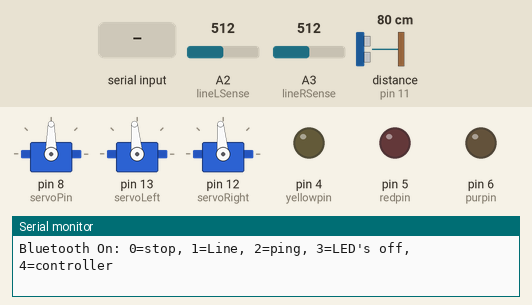
The sketch below on a simulated Arduino Uno, built with avr-gcc and run on an emulated ATmega328P. Parts: 3 × servo, output pins drawn as LEDs (lit = HIGH), the last lines printed to the serial monitor. The inputs (shaded band) are chosen by the test bench; at power-on: distance to the obstacle (sensor on pin 11) 80 cm, A2 (lineLSense) = 512, A3 (lineRSense) = 512. The echo pulse lasts 58.3 µs per cm.

Above: at 1.4 s.
1.5 s: "0\n" received over Serial
At 2.1 s:
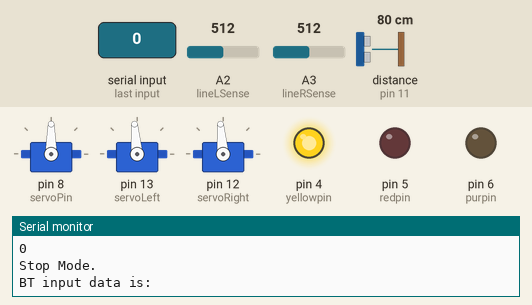
3.0 s: byte 49 ('1') received over Serial
At 4.2 s:
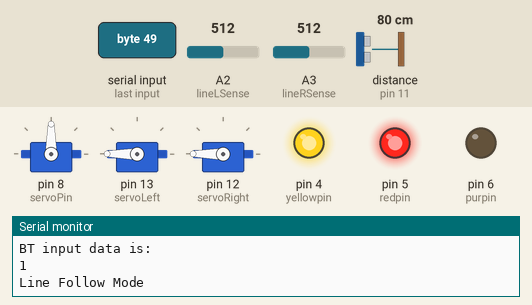
4.5 s: byte 50 ('2') received over Serial
At 4.8 s:
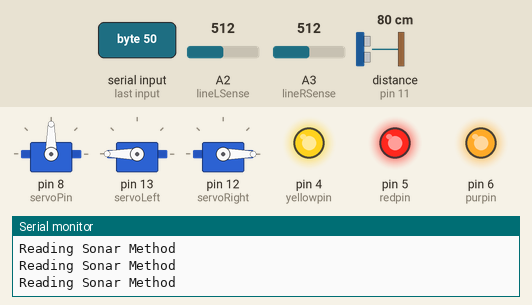
6.0 s: distance to the obstacle (sensor on pin 11) set to 17 cm
9.0 s: distance to the obstacle (sensor on pin 11) set to 14 cm
At 10.3 s:
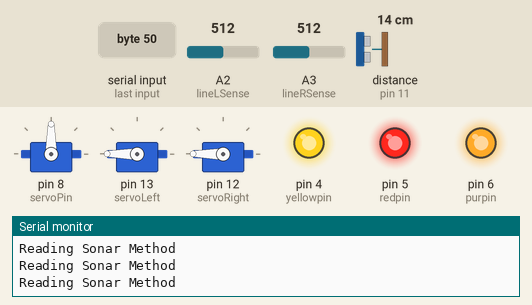
12.0 s: byte 51 ('3') received over Serial
At 12.5 s:
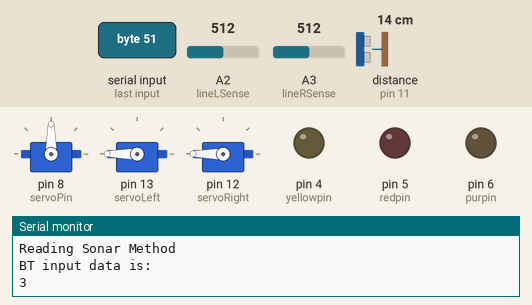
Timing chart, 0 to 14.5 s (numbered marks = the images above; inputs shaded):
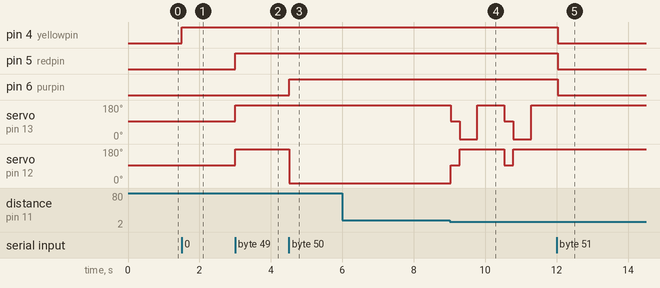

Measured:
- the behaviour switches between 16 and 15 cm on distance to the obstacle (sensor on pin 11) (found by bisection; images 3 and 4)
- after the input at 1.5 s, pin 4 (yellowpin): LOW → HIGH at once
- after the input at 3.0 s, pin 5 (redpin): LOW → HIGH at once; servo on pin 13 (servoLeft), servo on pin 12 (servoRight): 95° → 180° at once
- after the input at 4.5 s, pin 6 (purpin): LOW → HIGH at once; servo on pin 12 (servoRight): 180° → 0° at once
- after the input at 9.0 s, servo on pin 13 (servoLeft): 180° → 95° at once, → 0° 0.25 s later, → 180° 0.50 s later, → 95° 0.75 s later, … (6 changes in this stretch); servo on pin 12 (servoRight): alternates 180° for 1.3 s and 95° for 0.25 s, starting at once
- after the input at 12.0 s, pin 4 (yellowpin), pin 5 (redpin), pin 6 (purpin): HIGH → LOW at once; servo on pin 13 (servoLeft), servo on pin 12 (servoRight): stops changing and stays 180°

The sketch:

Bluetooth-roam-line-control-hardwareserial.ino
```cpp
// This program shown how to control arduino from PC Via Bluetooth
#include <Servo.h>

//bluetooth crap
int yellowpin=4; // Yellow LED
int redpin=5; // RED LED
int purpin=6; // purple LED
int BluetoothData; // the data given from Computer
int btConst=0; // used to keep the last read value in the switch
int mode;

//servo crap
Servo servoLeft;            // Define left servo
Servo servoRight;           // Define right servo

//LineFollow crap
const int lineLSense = A2;
const int lineRSense = A3;
static int irReflectL = 0;
static int irReflectR = 0;
static int thresh = 650;

//Ultrasonic crap
const int pingPin = 11;   // Ping connected to D11
unsigned int duration, inches, cm;

Servo myServo;
const int delayTime = 2000;
const int servoPin = 8;


void setup() {
// bluetooth
  Serial.begin(9600);
  delay(250);
  Serial.println("Bluetooth On: 0=stop, 1=Line, 2=ping, 3=LED's off, 4=controller");
  pinMode(yellowpin,OUTPUT);
  pinMode(redpin,OUTPUT);
  pinMode(purpin,OUTPUT);
//servos
  myServo.attach(servoPin);
  servoLeft.attach(13);
  servoRight.attach(12);
  servoLeft.write(95);
  servoRight.write(95);

}

#define STRAIGHT 0
#define LEFT 1
#define RIGHT 2

void loop() {
  /*
  if (new BT data)
  {
    swith (bt data)
    {
      0: mode=stop;
      1: mode=line;
      2: mode=sonar;
      default: do nothing
    }
  }
    switch (mode)
    {
      case line:
        followline()

        stop();
    }
 */


  // put your main code here, to run repeatedly:
   if (Serial.available()) {

      BluetoothData=Serial.read();
      Serial.println("BT input data is: ");
//      Serial.println(BluetoothData); //chr ();
      Serial.write(BluetoothData);
      Serial.print("\n");
   //
    switch (BluetoothData) {
      case '0':
        mode=0;
        blinkStop();
        Serial.println("Stop Mode.");
      break;
      case '1':
        mode=1;
        blinkLine();
        Serial.println("Line Follow Mode");
      break;
      case '2':
        mode=2;
        blinkPing();
        Serial.println("Ping Mode");
      break;
      case '3':
        alloff();
        mode=3;
      break;
      case '4':
        alloff();
        mode=4;
      break;
      default:
        //nothing
      break;
    }
}
//          Serial.println("Mode: ");
  //        Serial.println(mode);
    //      delay(750);
    switch (mode) {
      case 0:
          stopRobot();
        break;
      case 1:
          lineFollow();
        break;
      case 2:
          line_forward();
        if(sonarRead() < 6 && sonarRead() > 0) {       // Object ~5" or closer
          stopRobot();              // Stop, reverse, and turn
            delay(250);
          reverse();
            delay(500);
          line_spinRight();
            delay(750);
        }
        break;
      case 4:
       if (Serial.available()) {
        // read the oldest byte in the serial buffer:
        int incomingByte = Serial.read();

        // action depending on the instruction
        // as well as sending a confirmation back to the app
        switch (incomingByte) {
          case 'F':
            line_forward();
            Serial.println("Going forward");
            break;
          case 'R':
            line_slipRight();
            Serial.println("Turning right");
            break;
          case 'L':
            line_slipLeft();
            Serial.println("Turning left");
            break;
          case 'B':
            reverse();
            Serial.println("Going backwards");
            break;
          case 'S':
            stopRobot();
            Serial.println("Stopping");
            break;
        default:
        // if nothing matches, do nothing
        break;
    }
  }
        break;
      default:
        //nothing
        break;
    }
}

// Read Ping ultrasonic sensor
int sonarRead () {
  Serial.println("Reading Sonar Method");
  pinMode(pingPin, OUTPUT);          // Set pin to OUTPUT
  digitalWrite(pingPin, LOW);        // Ensure pin is low
  delayMicroseconds(2);
  digitalWrite(pingPin, HIGH);       // Start ranging
  delayMicroseconds(5);              //   with 5 microsecond burst
  digitalWrite(pingPin, LOW);        // End ranging
  pinMode(pingPin, INPUT);           // Set pin to INPUT
  duration = pulseIn(pingPin, HIGH); // Read echo pulse
  inches = duration / 74 / 2;        // Convert to inches
  cm = duration / 29 / 2;            // Convert to centimeters
  return(inches);		     // Return inches (or cm)


}


void lineFollow() {

// Read reflective sensors
  irReflectL = analogRead(lineLSense);
  irReflectR = analogRead(lineRSense);
  static int lastDir;

  if (irReflectL >= thresh && irReflectR >= thresh) {
    line_forward();   // on line
    lastDir = STRAIGHT;
  }

  if (irReflectL >= thresh && irReflectR <= thresh) {
    line_spinLeft();  // veering off right
    delay(4);
    lastDir = LEFT;
  }

  if (irReflectL <= thresh && irReflectR >= thresh) {
    line_spinRight();  // veering off left
    delay(4);
    lastDir = RIGHT;
  }

  // If line is lost try to reacquire
  if (irReflectL < thresh && irReflectR < thresh) {
    if (lastDir == LEFT)
      line_spinLeft();
    else
      line_spinRight();
    delay(20);
  }

}


// Motion routines for line following
void line_forward() {
  servoLeft.write(180);
  servoRight.write(0);
//  Serial.println("line_forward");
}
void reverse() {
  servoLeft.write(0);
  servoRight.write(180);
//  Serial.println("reverse");
}
void line_slipRight() {
  servoLeft.write(180);
  servoRight.write(90);
}
void line_slipLeft() {
  servoLeft.write(90);
  servoRight.write(0);
}
void line_spinRight() {
  servoLeft.write(180);
  servoRight.write(180);
//  Serial.println("line_spinRight");
}
void line_spinLeft() {
  servoLeft.write(0);
  servoRight.write(0);
}
void stopRobot() {
  servoLeft.write(95);
  servoRight.write(95);
}

// MODE INDICATORS
void blinkStop() {
  digitalWrite(yellowpin,1); //stopped
}

void blinkLine() {
  digitalWrite(redpin,1); //Line follow
}

void blinkPing() {
  digitalWrite(purpin,1); //Ping mode
}

void alloff() {
  digitalWrite(purpin,0); //Ping mode
  digitalWrite(redpin,0); //Ping mode
  digitalWrite(yellowpin,0); //Ping mode
}
```
